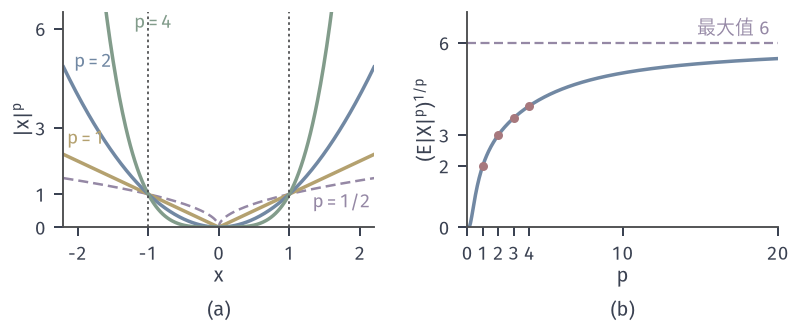

This figure's Python source:
from pathlib import Path
import sys
HERE = Path(__file__).resolve().parent
sys.path.insert(0, str(HERE.parent/'rvm-common'))
from rvm_fig import *
# (a) weights |x|^p for p = 1/2, 1, 2, 4: larger p puts more weight on large |x|.
# (b) reward table: (E|X|^p)^(1/p) increases with p (Lyapunov) towards max value 6.
fig, axes = figure(width_mm=112, height_mm=46, ncols=2)
panel(fig, left=.08, right=.98, bottom=.3, wspace=.3)
ax = axes[0]
x = np.linspace(-2.2, 2.2, 401)
for p, c, ls in [(.5, PURPLE, DASH), (1, YELLOW, '-'), (2, BLUE, '-'), (4, GREEN, '-')]:
    ax.plot(x, np.abs(x)**p, color=c, lw=1.4 if ls == '-' else 1.0, ls=ls)
lab(ax, 2.15, 1.05, '$p=1/2$', PURPLE, ha='right', va='top')
lab(ax, -2.15, 2.4, '$p=1$', YELLOW, ha='left', va='bottom')
lab(ax, -2.05, 4.7, '$p=2$', BLUE, ha='left', va='bottom')
lab(ax, -1.2, 6.0, '$p=4$', GREEN, ha='left')
ax.axvline(-1, color=STROKE, lw=.7, ls=DOT); ax.axvline(1, color=STROKE, lw=.7, ls=DOT)
ax.set_xlim(-2.2, 2.2); ax.set_ylim(0, 6.5); ax.set_xticks([-2, -1, 0, 1, 2]); ax.set_yticks([0, 1, 3, 6])
axlab(ax, '$x$', '$|x|^p$')
ax = axes[1]
p = np.linspace(.05, 20, 500)
L = np.array([((XV**q*PV).sum())**(1/q) for q in p])
ax.plot(p, L, color=BLUE, lw=1.4)
ax.axhline(6, color=PURPLE, lw=.9, ls=DASH)
for q in (1, 2, 3, 4):
    v = ((XV**q*PV).sum())**(1/q); dot(ax, q, v, color=RED, ms=3.6)
lab(ax, 19.5, 6.15, '最大值 6', PURPLE, ha='right', va='bottom')
ax.set_xlim(0, 20); ax.set_ylim(0, 7); ax.set_xticks([0, 1, 2, 3, 4, 10, 20]); ax.set_yticks([0, 2, 3, 6])
axlab(ax, '$p$', '$(\\mathrm{E}|X|^p)^{1/p}$')
tags(fig, axes)
save(fig, HERE, 'figure', {'Lp at 1..4': [float(((XV**q*PV).sum())**(1/q)) for q in (1, 2, 3, 4)]})
